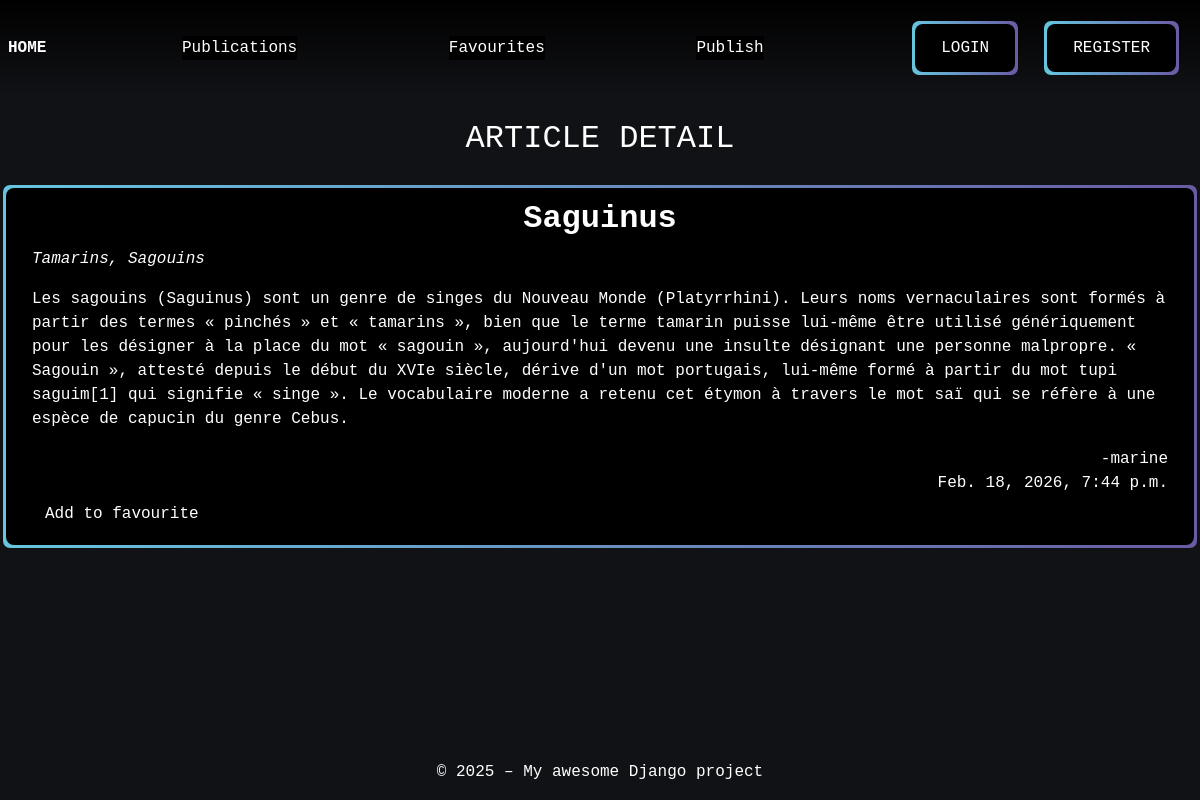
/articles/13/, run on the app's committed database.
### articles/models.py (models this page shows, shortened)
class Article(models.Model):
    title = models.CharField(max_length=64, null=False)
    author = models.ForeignKey(
        settings.AUTH_USER_MODEL,
        on_delete=models.CASCADE,
        related_name="article",
        null=False
    )
    created = models.DateTimeField(auto_now_add=True, null=False)
    synopsis = models.CharField(max_length=312, null=False)
    content = models.TextField(null=False)

### articles/views.py (the view)
# urls.py: path('<int:pk>/', ArticleDetailView.as_view(), name='article-detail'),
class ArticleDetailView(DetailView):
    model = Article
    template_name = "articles/detail.html"
    context_object_name = "article"
    ordering = ['-created']

### articles/templates/articles/detail.html (shortened to what this page needs)
{% extends "base.html" %}
{% load static %}
{% block extra_css %}
 <link rel="stylesheet" href="{% static 'articles/css/articles.css' %}">
{% endblock %}
{% block content %}
<div class="page-content">
    <h2 class="text-center m-4">ARTICLE DETAIL</h2>
    <div class="detail-container div-wrapper">
        <div class="div-overlay d-flex flex-column">
            <h2 class="fw-bold text-center">{{ article.title }}</h2>
            <p class="fst-italic"> {{ article.synopsis}} </p>
            <div>
                <p>{{ article.content }}</p>
            </div>
            <div class="d-flex flex-column text-end">
                <span>-{{ article.author }}</span>
                <span> {{ article.created }}</span>
            </div>
            <form method="post" action="{% url 'articles:add-favourite' article.pk %}">
                <button class="btn" type="submit">Add to favourite</button>
            </form>
        </div>
    </div>
</div>
{% endblock %}

### static/css/style.css (style rules this page uses)
:root { --blue: #66C6DE; --purple: #695BA4; }
html, body { background-color: #111216; width: 100%; height: 100%; font-family: 'Courier New', Courier, monospace; ; }
.btn-wrapper, .div-wrapper { position: relative; display: flex; align-items: center; margin: 10px; padding: 3px; background-clip: padding-box, border-box; border:3px solid transparent; font-size: 16px; color: white; background-color: transparent; border-radius: 10px; border: 3px solid transparent; background-image: linear-gradient(90deg, var(--blue), var(--purple)); }
.btn-overlay, .div-overlay { display: flex; justify-content: center; justify-items: center; width: 100%; position: relative; padding: 12px 26px; font-size: 16px; color: white; background-color: black; border: none; border-radius: 8px; transition: background-color 0.3s ease, transform 0.2s ease; outline: none; box-shadow: none; }
.btn { transition: all 0.2s ease-in-out; cursor: pointer; color: white; }

### articles/static/articles/css/articles.css (style rules this page uses)
@media (min-width: 1200px) { .detail-container { width: 1200px; } }

### data on the page
Article: title "Saguinus", synopsis "Tamarins, Sagouins", content "Les sagouins (Saguinus) sont un genre de singes du Nouveau Monde (Platyrrhini). Leurs noms vernaculaires sont formés à partir des termes « pinchés » et « tamarins », bien que le terme tamarin puisse lui-même être utilisé génériquement pour les désigner à la place du mot « sagouin », aujourd'hui devenu une insulte désignant une personne malpropre. « Sagouin », attesté depuis le début du XVIe siècle, dérive d'un mot portugais, lui-même formé à partir du mot tupi saguim[1] qui signifie « singe ». Le vocabulaire moderne a retenu cet étymon à travers le mot saï qui se réfère à une espèce de capucin du genre Cebus.", author "marine", created "Feb. 18, 2026, 7:44 p.m."
